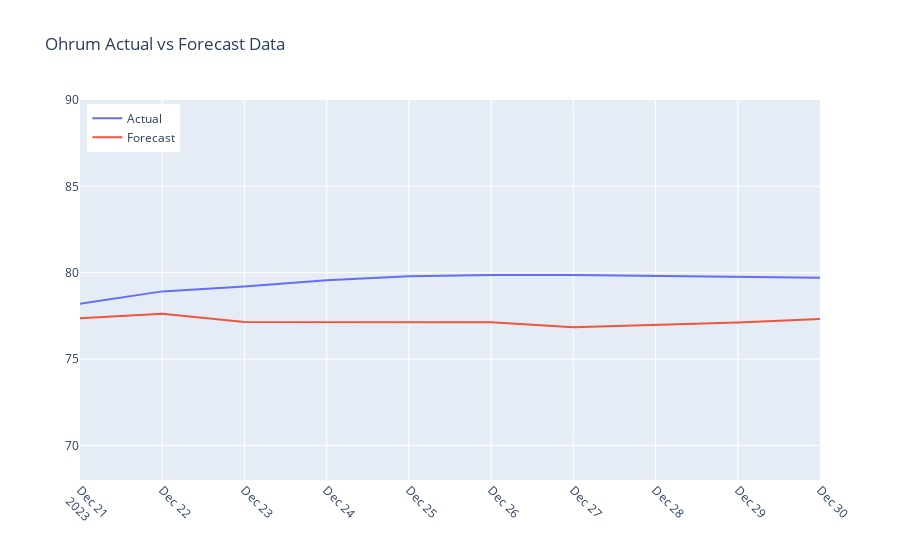

The notebook cell this image was saved under:
### Code cell
import plotly.graph_objects as go
import numpy as np

fig = go.Figure()
fig.add_trace(go.Scatter(x=filtered_df["timestamp"], y=filtered_df["ohrum_level"], mode='lines', name='Actual'))
fig.add_trace(go.Scatter(x=filtered_df["timestamp"], y=ohrum, mode='lines', name='Forecast'))

y_min = np.floor(min(filtered_df["ohrum_level"].min(), schladen.min()))
y_max = np.ceil(max(filtered_df["ohrum_level"].max(), fill.max()))

fig.update_layout(
    title="Ohrum Actual vs Forecast Data",
    xaxis=dict(
        tickangle=45
    ),
    yaxis=dict(
        range=[y_min - 10, y_max + 10],
        dtick=5
    ),
    legend=dict(
        yanchor="top",
        y=0.99,
        xanchor="left",
        x=0.01
    )
)

fig.show()

### Figure 1 — Plotly figure (JSON) as saved in the notebook; plotly's stock layout.template omitted (floating-point values rounded to 4 significant figures)
{"data": [{"mode": "lines", "name": "Actual", "type": "scatter", "x": ["2023-12-21T00:00:00", "2023-12-22T00:00:00", "2023-12-23T00:00:00", "2023-12-24T00:00:00", "2023-12-25T00:00:00", "2023-12-26T00:00:00", "2023-12-27T00:00:00", "2023-12-28T00:00:00", "2023-12-29T00:00:00", "2023-12-30T00:00:00"], "y": [78.21, 78.92, 79.2, 79.56, 79.79, 79.87, 79.87, 79.83, 79.75, 79.71]}, {"mode": "lines", "name": "Forecast", "type": "scatter", "x": ["2023-12-21T00:00:00", "2023-12-22T00:00:00", "2023-12-23T00:00:00", "2023-12-24T00:00:00", "2023-12-25T00:00:00", "2023-12-26T00:00:00", "2023-12-27T00:00:00", "2023-12-28T00:00:00", "2023-12-29T00:00:00", "2023-12-30T00:00:00"], "y": [77.37, 77.62, 77.15, 77.15, 77.15, 77.13, 76.84, 77.0, 77.12, 77.33]}], "layout": {"legend": {"x": 0.01, "xanchor": "left", "y": 0.99, "yanchor": "top"}, "title": {"text": "Ohrum Actual vs Forecast Data"}, "xaxis": {"tickangle": 45}, "yaxis": {"dtick": 5, "range": [68, 90]}}}
